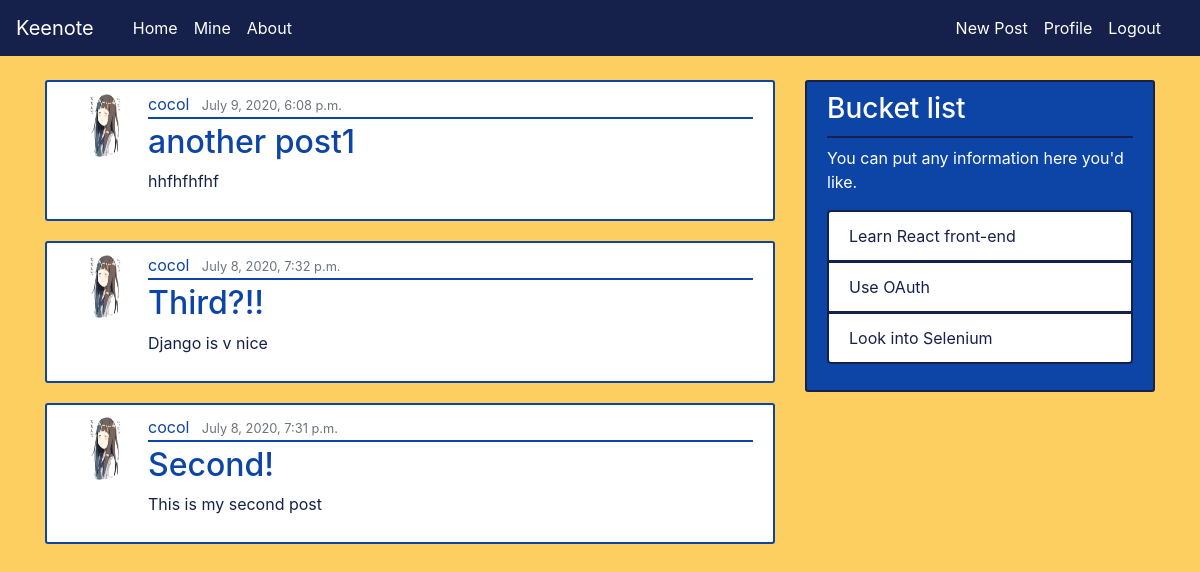
Page /mine/ (signed in) on the earlier database version.
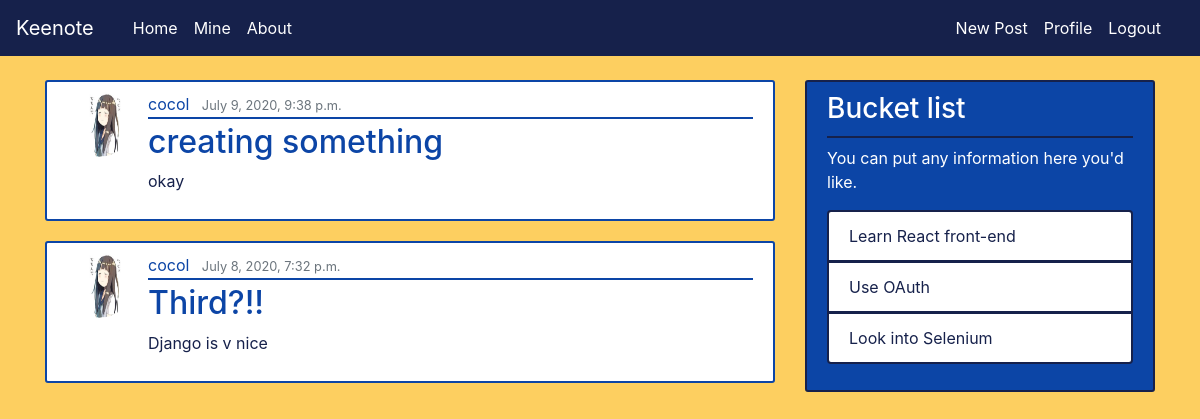
Same page on the later database version.
### blog/models.py (models this page shows, shortened)
class Post(models.Model):
    title = models.CharField(max_length = 200)
    content = models.TextField()
    date_posted = models.DateTimeField(default=timezone.now)
    author = models.ForeignKey(User, on_delete=models.CASCADE)

### users/models.py (models this page shows, shortened)
class Profile(models.Model):
    user = models.OneToOneField(User, on_delete=models.CASCADE)
    image = models.ImageField(default='default.PNG', upload_to='profile_pics')

### blog/views.py (the view)
# urls.py: path('mine/', MyPostsView.as_view(), name="my-posts"),
class MyPostsView(LoginRequiredMixin, ListView):
    model = Post
    template_name = "blog/mine.html" # naming convention:<app>/<model>_<viewtype>.html
    context_object_name = 'posts'
    ordering = ['-date_posted']

### blog/templates/blog/mine.html
{% extends "blog/base.html" %}
{% block content %}
    {% for post in posts %}
        {% if post.author == user %}
            <article class="media content-section">
                <img class="rounded-circle article-img" src="{{ post.author.profile.image.url }}">
                <div class="media-body">
                    <div class="article-metadata">
                        <a class="mr-2 article-author" href="#">{{ post.author }}</a>
                        <small class="text-muted">{{ post.date_posted }}</small>
                    </div>
                    <h2><a class="article-title" href="{% url 'post-detail' post.id %}">{{ post.title }}</a></h2>
                    <p class="article-content">{{ post.content }}</p>
                </div>
            </article>
        {% endif %}
    {% endfor %}
{% endblock %}

Differences in the rows shown:
removed Post: author.profile.image (picture), author "cocol", date_posted "July 9, 2020, 6:08 p.m.", title "another post1", content "hhfhfhfhf"
removed Post: author.profile.image (picture), author "cocol", date_posted "July 8, 2020, 7:31 p.m.", title "Second!", content "This is my second post"
added Post: author.profile.image (picture), author "cocol", date_posted "July 9, 2020, 9:38 p.m.", title "creating something", content "okay"
